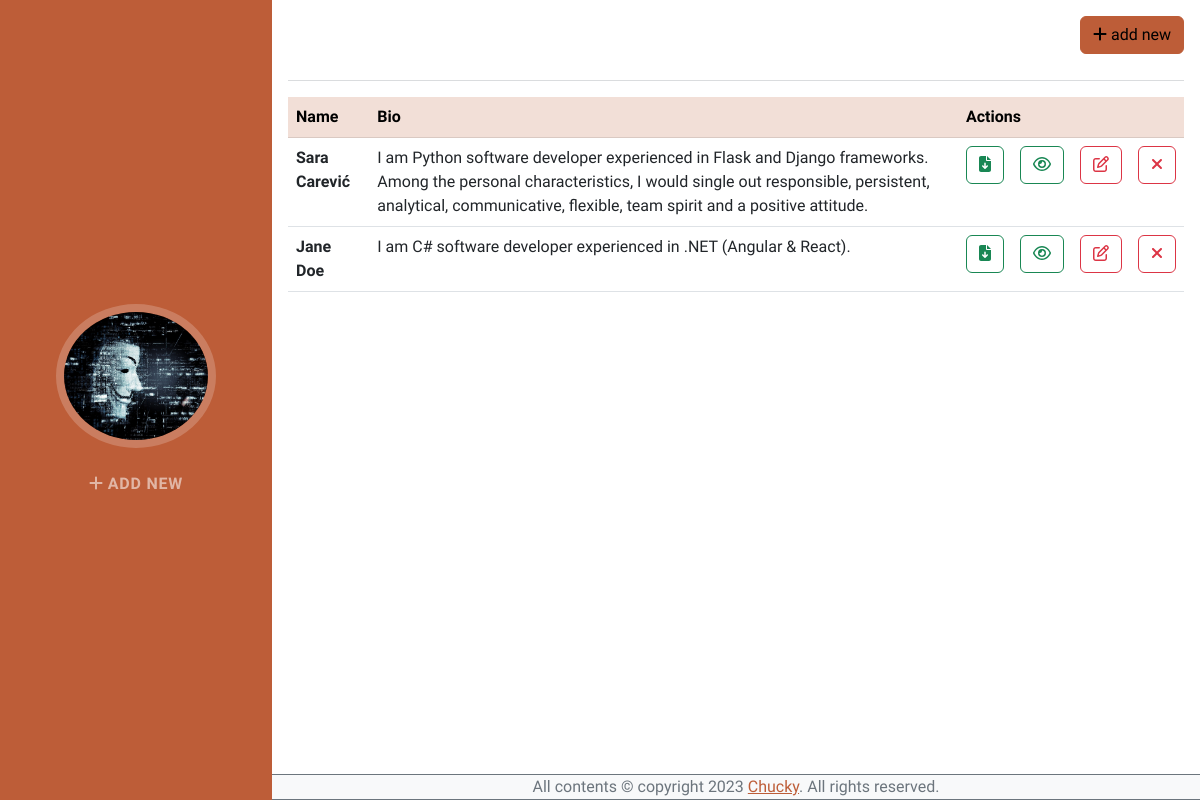
The page / on the database its author committed.
### app.py (models this page shows, shortened)
class User(db.Model):
    id = db.Column(db.Integer, primary_key=True)
    firstname = db.Column(db.String(256), nullable=False)
    lastname = db.Column(db.String(256), nullable=False)
    street = db.Column(db.String(256), nullable=False)
    city = db.Column(db.String(256), nullable=False)
    postcode = db.Column(db.String(256), nullable=False)
    phone = db.Column(db.String(256), nullable=False)
    email = db.Column(db.String(256), unique=True, nullable=False)
    bio = db.Column(db.Text)
    li = db.Column(db.String(256), unique=True, nullable=False)
    gh = db.Column(db.String(256), unique=True, nullable=False)
    created_at = db.Column(db.DateTime(timezone=True), server_default=func.now())

### app_views.py (the view)
@app_views.route('/', methods=['GET'])
def index():
    try:
        from app import User
        context = {
            'type': 'index',
            'users': User.query.all()
        }
        return render_template('index.html', context=context)
    except Exception as e:
        abort(500)

### app_views.py (called while the page is built)
@app_views.context_processor
def inject_now():
    return {'current_year': datetime.utcnow().year}

### templates/index.html
{% extends 'components/layouts/base.html' %}
{% block content %}
    {% with type=context.type %}
        {% include "components/navigation.html" %}
    {% endwith %}
    <div class="container-fluid p-3 mb-2">
        <button
            class="btn btn-primary"
            style="float: right;"
            type="button"
        >
            <a class="nav-link" href="{{ url_for('app_views.user_create') }}">
                <i class="fa-solid fa-plus"></i> add new
            </a>
        </button>
        </br></br><hr>
        <table class="table table-responsive">
            <thead class="table-primary">
                <tr>
                    <th scope="col">Name</th>
                    <th scope="col">Bio</th>
                    <th scope="col" colspan="4">Actions</th>
                </tr>
            </thead>
            <tbody>
                {% for user in context.users %}
                    <tr>
                        <th scope="row">{{user.firstname}} {{user.lastname}}</th>
                        <td>{{user.bio}}</td>
                        <td>
                            <button type="button" class="btn btn-outline-success">
                                <i class="fa-solid fa-file-arrow-down"></i>
                            </button>
                        </td>
                        <td>
                            <button type="button" class="btn btn-outline-success">
                                <a class="nav-link" href="{{ url_for('app_views.user_details', id = user.id) }}">
                                    <i class="fa-regular fa-eye"></i>
                                </a>
                            </button>
                        </td>
                        <td>
                            <button type="button" class="btn btn-outline-danger">
                                <a class="nav-link" href="{{ url_for('app_views.user_edit', id = user.id) }}">
                                    <i class="fa-regular fa-pen-to-square"></i>
                                </a>
                            </button>
                        </td>
                        <td>
                            <form method="POST" action="{{ url_for('app_views.user_remove', id=user.id) }}">
                                <button
                                    type="submit"
                                    class="btn btn-outline-danger"
                                    onclick="return confirm('Are you sure you want to delete {{user.firstname}} {{user.lastname}}?')"
                                >
                                    <i class="fa-solid fa-xmark"></i>
                                </button>
                            </form>
                        </td>
                    </tr>
                {% endfor %}
            </tbody>
        </table>
    </div>
{% endblock %}

### templates/components/layouts/base.html (shortened to what this page needs)
<!DOCTYPE html>
<html lang="en">
    <head>
        {% include "components/layouts/top-scripts.html" %}
    </head>
    <body id="page-top" class="d-flex flex-column min-vh-100">
        {% block content %} {% endblock %}
        {% include "components/layouts/footer.html" %}
    </body>
</html>

### templates/components/layouts/top-scripts.html (shortened to what this page needs)
{% block content %}
    <link href="{{ url_for('static', filename='assets/css/styles.css') }}" rel="stylesheet" />
{% endblock %}

### templates/components/navigation.html (shortened to what this page needs)
{% block content %}
    <nav class="navbar navbar-expand-lg navbar-dark bg-primary fixed-top" id="sideNav">
        <a class="navbar-brand js-scroll-trigger" href="#page-top">
            <span class="d-none d-lg-block">
                <img
                    class="img-fluid img-profile rounded-circle mx-auto mb-2"
                    src="{{ url_for('static', filename='assets/img/profile.jpg') }}"
                    alt=""
                />
            </span>
        </a>
        <div class="collapse navbar-collapse" id="navbarResponsive">
            <ul class="navbar-nav">
                {% if type == 'index' %}
                    <li class="nav-item"><a class="nav-link js-scroll-trigger" href="{{ url_for('app_views.user_create') }}">
                        <i class="fa-solid fa-plus"></i> add new</a>
                    </li>
                {% elif type == 'create' %}
                    <li class="nav-item"><a class="nav-link js-scroll-trigger" href="{{ url_for('app_views.index') }}">
                        <i class="fa-solid fa-arrow-left"></i> back to list</a>
                    </li>
                {% endif %}
            </ul>
        </div>
    </nav>
{% endblock %}

### templates/components/layouts/footer.html
{% block content %}
    <footer class="page-footer bg-light border-top border-bottom border-secondary mt-auto">
        <div class="col-lg-12 copyright-links" align="center">
            All contents © copyright {{ current_year }}
            <a href="https://github.com/ChuckySC" target="_blank">Chucky</a>. All rights reserved.
        </div>
    </footer>
{% endblock content %}

### rows shown on the page
User: firstname "Sara", lastname "Carević", bio "I am Python software developer experienced in Flask and Django frameworks. Among the personal characteristics, I would single out responsible, persistent, analytical, communicative, flexible, team spirit and a positive attitude."
User: firstname "Jane", lastname "Doe", bio "I am C# software developer experienced in .NET (Angular & React)."
